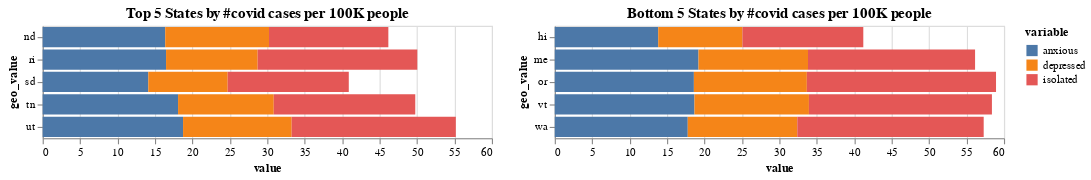

Here is the notebook cell this chart was saved with:
### Code cell
top_chart = alt.Chart(melted_top_df).mark_bar().encode(
    x='value',
    y='geo_value',
    color='variable'
).properties(title='Top 5 States by #covid cases per 100K people')

bottom_chart = alt.Chart(melted_bottom_df).mark_bar().encode(
    x='value',
    y='geo_value',
    color='variable'
).properties(title='Bottom 5 States by #covid cases per 100K people')

top_chart | bottom_chart

### Figure 1 — Vega-Lite specification as saved in the notebook (floating-point values rounded to 4 significant figures)
{"config": {"view": {"continuousWidth": 400, "continuousHeight": 300}}, "hconcat": [{"data": {"name": "data-6c954322c0b102f5329d58bcadf5bf6c"}, "mark": "bar", "encoding": {"color": {"type": "nominal", "field": "variable"}, "x": {"type": "quantitative", "field": "value"}, "y": {"type": "nominal", "field": "geo_value"}}, "title": "Top 5 States by #covid cases per 100K people"}, {"data": {"name": "data-b2bf11d1465f4c973fed7b3425b5c192"}, "mark": "bar", "encoding": {"color": {"type": "nominal", "field": "variable"}, "x": {"type": "quantitative", "field": "value"}, "y": {"type": "nominal", "field": "geo_value"}}, "title": "Bottom 5 States by #covid cases per 100K people"}], "$schema": "https://vega.github.io/schema/vega-lite/v4.8.1.json", "datasets": {"data-6c954322c0b102f5329d58bcadf5bf6c": [{"geo_value": "nd", "time_value": "2021-01-01", "variable": "anxious", "value": 16.37}, {"geo_value": "ri", "time_value": "2021-01-01", "variable": "anxious", "value": 16.48}, {"geo_value": "sd", "time_value": "2021-01-01", "variable": "anxious", "value": 14.11}, {"geo_value": "tn", "time_value": "2021-01-01", "variable": "anxious", "value": 18.08}, {"geo_value": "ut", "time_value": "2021-01-01", "variable": "anxious", "value": 18.75}, {"geo_value": "nd", "time_value": "2021-01-01", "variable": "depressed", "value": 13.86}, {"geo_value": "ri", "time_value": "2021-01-01", "variable": "depressed", "value": 12.24}, {"geo_value": "sd", "time_value": "2021-01-01", "variable": "depressed", "value": 10.6}, {"geo_value": "tn", "time_value": "2021-01-01", "variable": "depressed", "value": 12.78}, {"geo_value": "ut", "time_value": "2021-01-01", "variable": "depressed", "value": 14.51}, {"geo_value": "nd", "time_value": "2021-01-01", "variable": "isolated", "value": 15.94}, {"geo_value": "ri", "time_value": "2021-01-01", "variable": "isolated", "value": 21.32}, {"geo_value": "sd", "time_value": "2021-01-01", "variable": "isolated", "value": 16.18}, {"geo_value": "tn", "time_value": "2021-01-01", "variable": "isolated", "value": 18.9}, {"geo_value": "ut", "time_value": "2021-01-01", "variable": "isolated", "value": 21.92}], "data-b2bf11d1465f4c973fed7b3425b5c192": [{"geo_value": "hi", "time_value": "2021-01-01", "variable": "anxious", "value": 13.82}, {"geo_value": "me", "time_value": "2021-01-01", "variable": "anxious", "value": 19.2}, {"geo_value": "or", "time_value": "2021-01-01", "variable": "anxious", "value": 18.58}, {"geo_value": "vt", "time_value": "2021-01-01", "variable": "anxious", "value": 18.66}, {"geo_value": "wa", "time_value": "2021-01-01", "variable": "anxious", "value": 17.76}, {"geo_value": "hi", "time_value": "2021-01-01", "variable": "depressed", "value": 11.25}, {"geo_value": "me", "time_value": "2021-01-01", "variable": "depressed", "value": 14.63}, {"geo_value": "or", "time_value": "2021-01-01", "variable": "depressed", "value": 15.09}, {"geo_value": "vt", "time_value": "2021-01-01", "variable": "depressed", "value": 15.29}, {"geo_value": "wa", "time_value": "2021-01-01", "variable": "depressed", "value": 14.63}, {"geo_value": "hi", "time_value": "2021-01-01", "variable": "isolated", "value": 16.14}, {"geo_value": "me", "time_value": "2021-01-01", "variable": "isolated", "value": 22.32}, {"geo_value": "or", "time_value": "2021-01-01", "variable": "isolated", "value": 25.27}, {"geo_value": "vt", "time_value": "2021-01-01", "variable": "isolated", "value": 24.44}, {"geo_value": "wa", "time_value": "2021-01-01", "variable": "isolated", "value": 24.9}]}}
